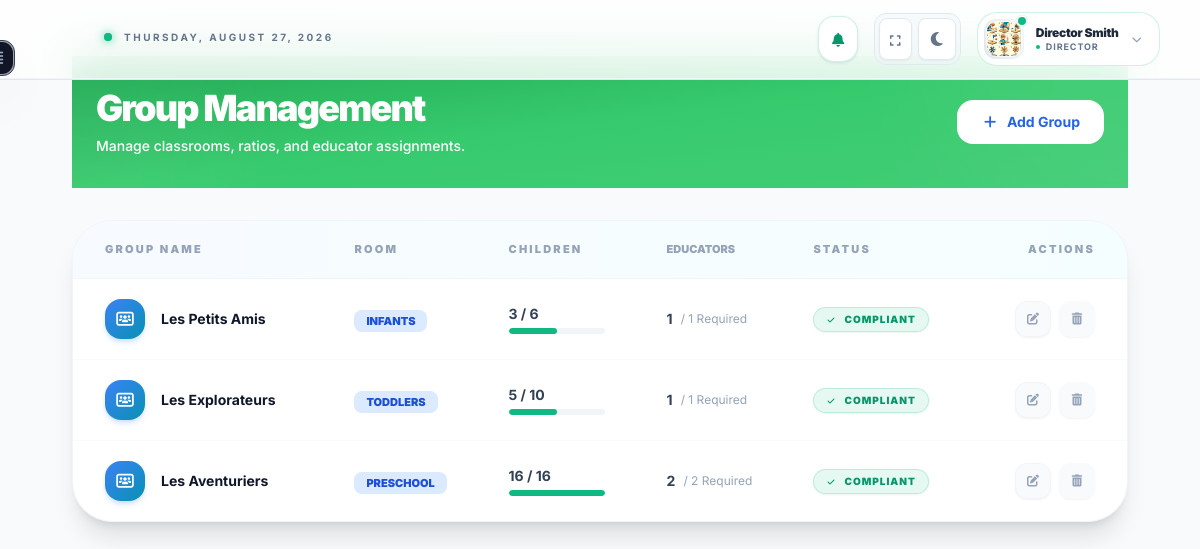
Before: /groups/ (signed in) with the older database file.
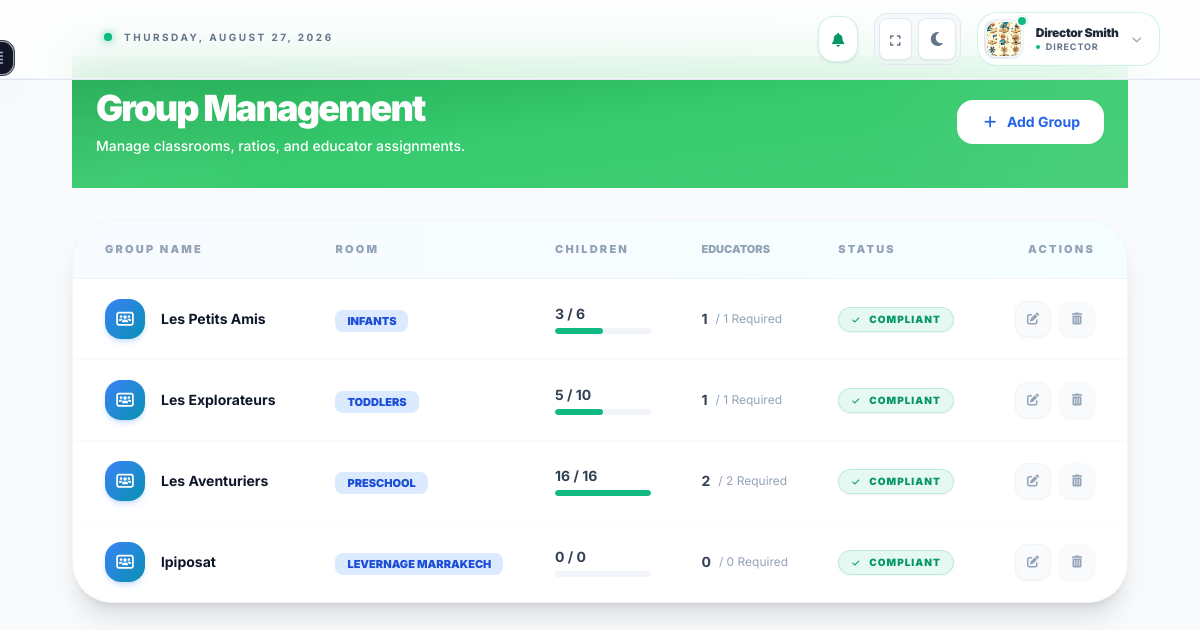
After: the same page with the newer database file.
### dashboard/models.py (models this page shows, shortened)
class Group(models.Model):
    group_id = models.UUIDField(primary_key=True, default=uuid.uuid4, editable=False)
    center = models.ForeignKey(Center, on_delete=models.CASCADE, related_name="groups")
    room = models.ForeignKey(
        Room, on_delete=models.SET_NULL, null=True, related_name="active_group"
    )
    name = models.CharField(max_length=100)
    current_occupancy = models.IntegerField(default=0)
    current_educators = models.IntegerField(default=0)
    current_total_points = models.IntegerField(default=0)
    required_educators = models.IntegerField(default=0)
    is_compliant = models.BooleanField(default=True)
    calculated_max_capacity = models.IntegerField(
        default=0, help_text="Legal limit based on mixed age composition"
    )

class Room(models.Model):
    room_id = models.UUIDField(primary_key=True, default=uuid.uuid4, editable=False)
    center = models.ForeignKey(Center, on_delete=models.CASCADE, related_name="rooms")
    name = models.CharField(max_length=100)
    room_surface = models.DecimalField(
        max_digits=10, decimal_places=2, help_text="Room surface area in square meters"
    )
    max_capacity = models.IntegerField(
        help_text="Maximum capacity based on fire regulations"
    )
    age_group = models.CharField(
        max_length=100, blank=True, help_text="Intended age group for the room"
    )

### dashboard/all_views/owner_views.py (the view)
# urls.py: path("groups/", group_list_view, name="group_list"),
@login_required(login_url="login")
def group_list_view(request):
    user = request.user
    groups = Group.objects.none()
    if user.role_type == "owner":
        groups = Group.objects.all().select_related("room", "center")
    elif user.role_type == "director" and hasattr(user, "director_profile"):
        center = user.director_profile.managed_center
        if center:
            groups = Group.objects.filter(center=center).select_related("room")
    elif user.role_type == "educator" and hasattr(user, "educator_profile"):
        center = user.educator_profile.center
        if center:
            groups = Group.objects.filter(center=center).select_related("room")
    context = {"groups": groups}
    return render(request, "core/groups/group_list.html", context)

### communication/context_processors.py (called while the page is built)
def unread_messages_count(request):
    if request.user.is_authenticated:
        count = Message.objects.filter(receiver=request.user, is_read=False).count()
        return {'unread_count': count}
    return {'unread_count': 0}

### dashboard/context_processors/theme_sidebar.py (called while the page is built)
def theme(request):
    return {'theme': request.COOKIES.get('theme', 'light')}

def sidebar(request):
    return {
        'sidebar_state': request.COOKIES.get('sidebar', 'closed'),
        'open_section': request.COOKIES.get('open_section', '')
    }

### dashboard/templates/core/groups/group_list.html (shortened to what the changed rows need)
{% extends "base.html" %}
{% block content %}
<div class="max-w-5xl mx-auto px-2">
<div class="mb-8 -mx-6 -mt-6 px-6 pt-8 pb-8 bg-gradient-to-br from-green-600/95 via-green-500/90 to-green-500/85 dark:from-blue-700/80 dark:via-blue-600/75 dark:to-cyan-600/70 relative overflow-hidden">
    <div class="relative z-10 flex flex-col md:flex-row md:items-center justify-between gap-4">
        <div>
            <h1 class="text-4xl font-black text-white tracking-tighter mb-2">Group Management</h1>
        </div>
    </div>
</div>
<div class="-mx-6 bg-white dark:bg-slate-900 rounded-[2.5rem] border border-slate-100 dark:border-slate-800 shadow-xl overflow-hidden animate-in fade-in duration-500">
    <div class="overflow-x-auto">
        <table class="w-full text-left border-collapse">
            <thead>
                <tr class="bg-gradient-to-r from-blue-50/50 to-cyan-50/50 dark:from-slate-950/50 dark:to-slate-950/50 border-b border-slate-100 dark:border-slate-800">
                    <th class="px-8 py-5 text-[11px] font-black text-slate-400 dark:text-slate-500 uppercase tracking-[0.2em]">Group Name</th>
                    <th class="px-6 py-5 text-[11px] font-black text-slate-400 dark:text-slate-500 uppercase tracking-[0.2em]">Room</th>
                    <th class="px-6 py-5 text-[11px] font-black text-slate-400 dark:text-slate-500 uppercase tracking-[0.2em]">Children</th>
                    <th class="px-6 py-5 text-[11px] font-black text-slate-400 dark:text-slate-500 uppercase tracking-[0.2em]\">Educators</th>
                    <th class="px-6 py-5 text-[11px] font-black text-slate-400 dark:text-slate-500 uppercase tracking-[0.2em]">Status</th>
                    <th class="px-8 py-5 text-[11px] font-black text-slate-400 dark:text-slate-500 uppercase tracking-[0.2em] text-right">Actions</th>
                </tr>
            </thead>
            <tbody class="divide-y divide-slate-50 dark:divide-slate-800">
                {% for group in groups %}
                <tr class="group hover:bg-blue-50/30 dark:hover:bg-blue-500/5 transition-colors">
                    <td class="px-8 py-5">
                        <div class="flex items-center gap-4">
                            <div class="w-10 h-10 rounded-2xl bg-gradient-to-br from-blue-500 to-cyan-600 flex items-center justify-center text-white shadow-md shadow-blue-500/20">
                                <i class="fa-solid fa-users-rectangle text-sm"></i>
                            </div>
                            <div>
                                <p class="text-sm font-bold text-slate-900 dark:text-white">{{ group.name }}</p>
                            </div>
                        </div>
                    </td>
                    <td class="px-6 py-5">
                        {% if group.room %}
                        <span class="px-3 py-1 bg-blue-100 dark:bg-blue-500/10 text-blue-700 dark:text-blue-300 text-[11px] font-black rounded-lg uppercase">
                            {{ group.room.name }}
                        </span>
                        {% else %}
                        <span class="text-xs text-slate-400 italic">Unassigned</span>
                        {% endif %}
                    </td>
                    <td class="px-6 py-5">
                        <div class="flex flex-col">
                            <span class="text-sm font-bold text-slate-700 dark:text-slate-200">{{ group.current_occupancy }} / {{ group.calculated_max_capacity }}</span>
                            <div class="w-24 h-1.5 bg-slate-100 dark:bg-slate-800 rounded-full mt-1 overflow-hidden">
                                <div class="h-full bg-emerald-500 rounded-full" style="width: {% widthratio group.current_occupancy group.calculated_max_capacity 100 %}%"></div>
                            </div>
                        </div>
                    </td>
                    <td class="px-6 py-5">
                        <div class="flex items-center gap-2">
                            <span class="text-sm font-bold text-slate-700 dark:text-slate-200">{{ group.current_educators }}</span>
                            <span class="text-xs text-slate-400">/ {{ group.required_educators }} Required</span>
                        </div>
                    </td>
                    <td class="px-6 py-5">
                        {% if group.is_compliant %}
                        <span class="inline-flex items-center gap-2 px-3 py-1 bg-emerald-500/10 text-emerald-600 dark:text-emerald-400 text-[10px] font-black rounded-full border border-emerald-500/20 uppercase tracking-widest shadow-sm">
                            <i class="fa-solid fa-check text-[8px]"></i> Compliant
                        </span>
                        {% else %}
                        <span class="inline-flex items-center gap-2 px-3 py-1 bg-rose-500/10 text-rose-600 dark:text-rose-400 text-[10px] font-black rounded-full border border-rose-500/20 uppercase tracking-widest shadow-sm">
                            <i class="fa-solid fa-circle-exclamation text-[8px]"></i> Violation
                        </span>
                        {% endif %}
                    </td>
                    <td class="px-8 py-5 text-right">
                        <div class="flex items-center justify-end gap-2">
                            <a href="{% url 'group_edit' group.group_id %}" class="w-9 h-9 flex items-center justify-center text-slate-400 bg-slate-50 dark:bg-slate-800/50 hover:text-emerald-500 hover:bg-emerald-50 dark:hover:bg-emerald-500/10 rounded-xl border border-slate-100 dark:border-slate-700 transition-all shadow-sm">
                                <i class="fa-solid fa-pen-to-square text-xs"></i>
                            </a>
                            <button onclick="openModal('Delete Group?', 'Are you sure you want to delete {{ group.name|escapejs }}? This action cannot be undone.', '{% url 'group_delete' group.group_id %}', 'delete')" class="w-9 h-9 flex items-center justify-center text-slate-400 bg-slate-50 dark:bg-slate-800/50 hover:text-red-500 hover:bg-red-50 dark:hover:bg-red-900/20 hover:border-red-200 transition-all rounded-xl shadow-sm">
                                <i class="fa-solid fa-trash-can text-xs"></i>
                            </button>
                        </div>
                    </td>
                </tr>
                {% endfor %}
            </tbody>
        </table>
    </div>
</div>
</div>
{% endblock %}

Changed rows visible on the page:
added Group: name "lpiposat", room.name "LEVERNAGE MARRAKECH", current_occupancy "0", calculated_max_capacity "0", current_educators "0", required_educators "0", is_compliant True (drawn)
